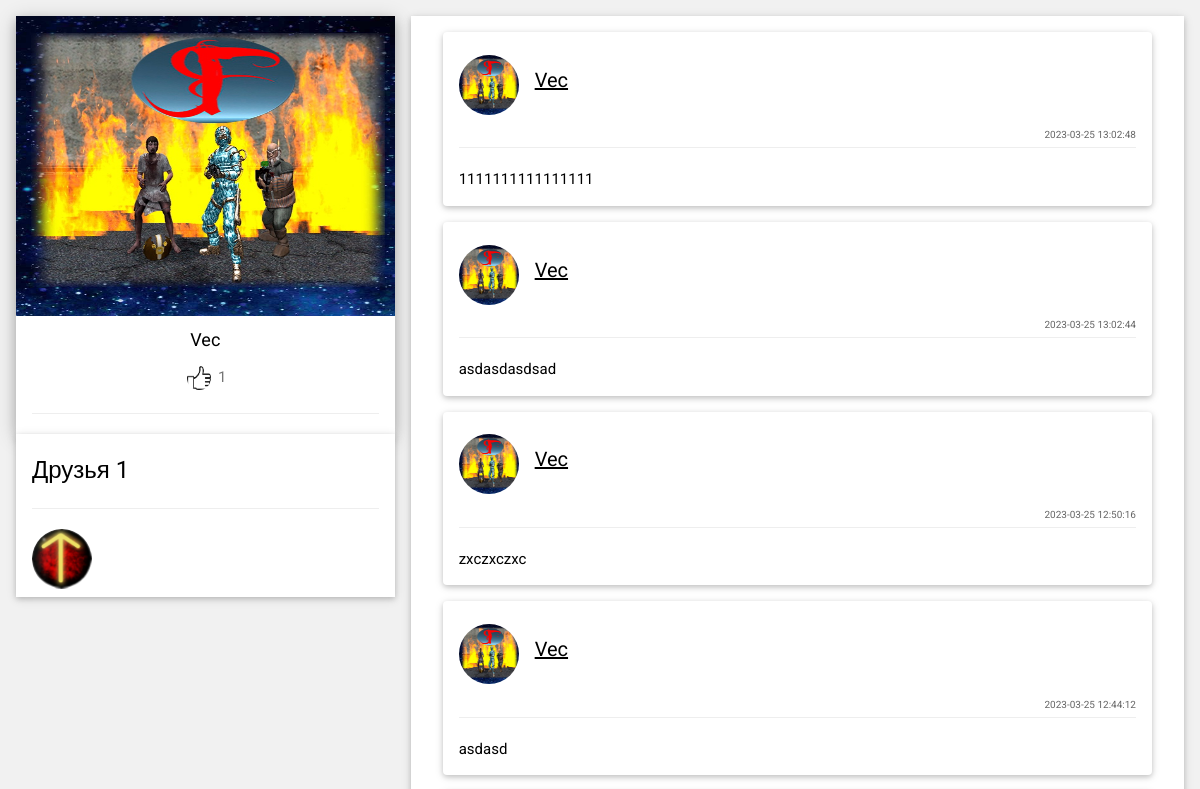
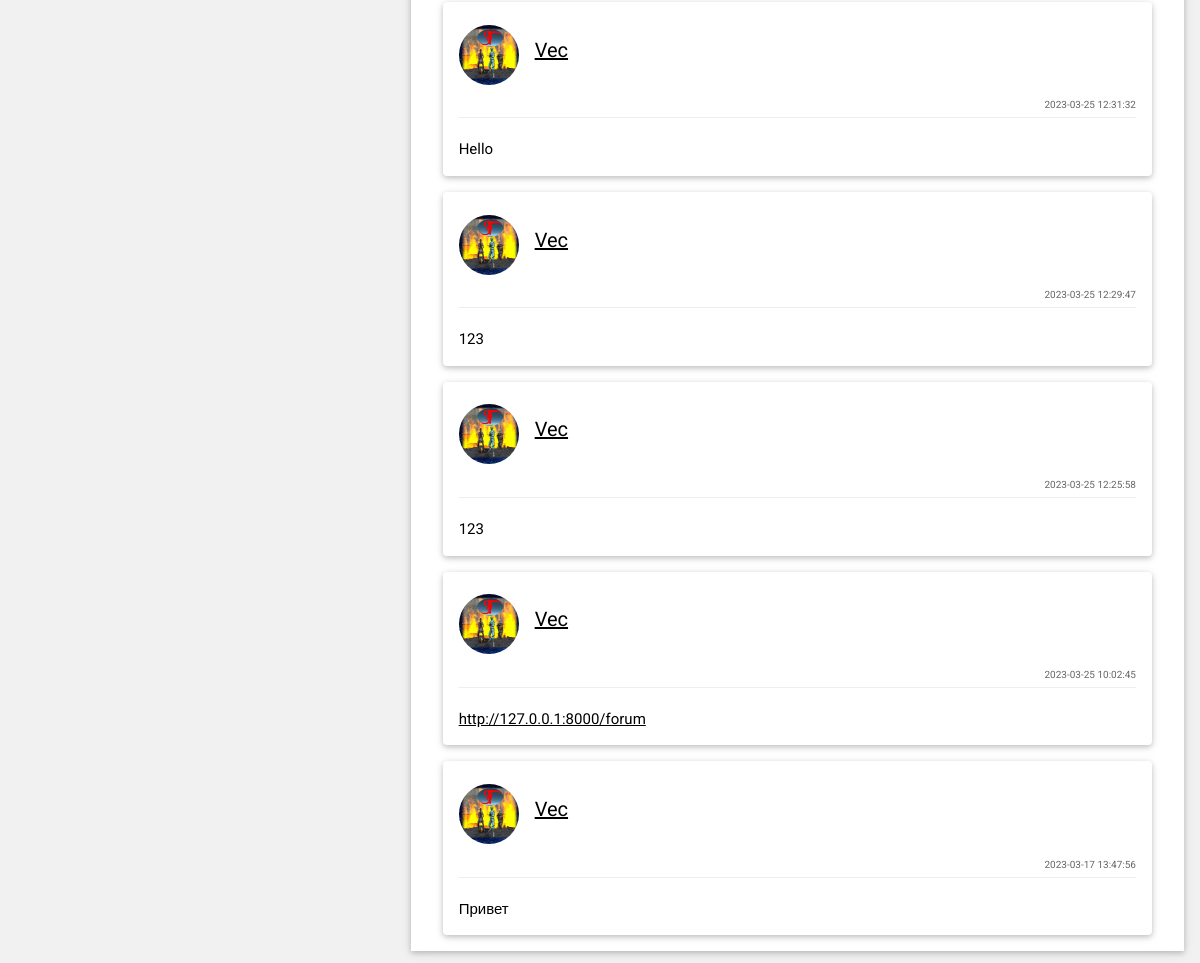
Page /user/1 on the committed database (2 pictures, top to bottom).
### semas_app/views.py (the view)
# urls.py: path('user/<int:id>', views.user),
def user(request, id):
    if request.method != "GET": return HttpResponse("<h1>Страница не найдена: 404</h1>")
    cookie_user_id = request.COOKIES.get("id")  # id зарегистрированного пользователя
    is_authed_user = False
    is_login_user_page = False
    user_info = User.get_info(id)
    if (not id) or (not user_info): return HttpResponse("<h1>Страница не найдена: 404</h1>")
    if cookie_user_id and id:  # Пользователь авторизован и id передано в качестве аргумента
        cookie_user_id = int(cookie_user_id)
        is_authed_user = True
        User.update_time_of_last_action(cookie_user_id)
        if cookie_user_id == id:  # И сидит на своей странице
            is_login_user_page = True
    friend_status = Friend.get_friend_request_status(cookie_user_id, id)
    if user_info["is_blocked"]:
        friend_status = FriendStatus.UNAUTHED.value
    wall_messages = MessageWall.get_wall_messages(id)
    friend_requests_count = Friend.get_friend_requests_count(cookie_user_id)
    friends = Friend.get_friends_user_page(id, 8)
    active_dialogs_count = Dialog.get_active_dialogs_count(cookie_user_id)
    page_likes_count = UserPageLike.get_page_likes_count(id)
    data = {"cookie_user_id": cookie_user_id, "user_id": id, "is_login_user_page": is_login_user_page, \
            "is_authed_user": is_authed_user, "wall_messages": wall_messages, "user_info": user_info, \
            "friend_status": friend_status, "friend_requests_count": friend_requests_count, "friends": friends,\
            "friends_count": len(friends), "active_dialogs_count": active_dialogs_count,
            "page_likes_count": page_likes_count}
    return render(request, "user.html", context=data)

### semas_app/models.py (called while the page is built, shortened)
    def get_wall_messages(user_id):
        if not user_id: return None
        try:
            con = sqlite3.connect(DB_NAME)
            cur = con.cursor()
            result = cur.execute(f"SELECT wall_message.id AS id, senderId, message, user.nick AS nick, user.avatar AS avatar, date FROM wall_message \
             INNER JOIN user ON wall_message.senderId=user.id WHERE receiverId={user_id} ORDER BY date DESC").fetchall()
            return MessageWall.__parse_wall_messages(result)
        except sqlite3.Error as error:
            con.rollback()
            print(f"DataBase error {error.__str__()}")
            return None
        finally:
            con.close()

    def __parse_wall_messages(wall_messages):
        result = list()
        for wall_message in wall_messages:
            id = wall_message[0]
            sender_id = wall_message[1]
            message = wall_message[2]
            nick = wall_message[3]
            avatar = wall_message[4]
            avatar = User.get_avatar_link(avatar, sender_id)
            date = wall_message[5]
            tmp = dict()
            tmp["id"] = id
            tmp["sender_id"] = sender_id
            tmp["message"] = Message.tolink(message)
            tmp["nick"] = nick
            tmp["avatar"] = avatar
            tmp["date"] = date
            result.append(tmp)
        return result

    def get_info(user_id):
        try:
            con = sqlite3.connect(DB_NAME)
            cur = con.cursor()
            result = cur.execute(f"SELECT id, nick, sex, is_blocked, time_of_last_action, avatar \
                FROM user WHERE id={user_id}").fetchall()
            if len(result) == 0:
                return None
            return User.__parse_user_info(result[0])
        except sqlite3.Error as error:
            con.rollback()
            print(f"DataBase error {error.__str__()}")
            return None
        finally:
            con.close()
        return None

    def get_avatar_link(avatar, user_id):
        if not avatar:
            link = f"images/default.png"
        else:
            link = f"images/avatars/{user_id}/{avatar}"
        return link

    def __is_online(time_of_last_action):
        return (((int)(time.time()) - time_of_last_action) < 300)

    def get_friend_requests_count(cookie_user_id):
        if cookie_user_id is None: return 0

    def get_friend_request_status(cookie_user_id: int, user_id):
        if not cookie_user_id: return FriendStatus.UNAUTHED.value

### semas_app/templates/user.html (shortened to what this page needs)
<!DOCTYPE html>
{% load static %}
<html lang="ru">
<head>
<link rel="stylesheet" type="text/css" href="{% static 'css/main.css' %}">
<link rel="stylesheet" type="text/css" href="{% static 'css/w3.css' %}">
</head>
<body class="w3-light-grey">
<div class="w3-content w3-margin-top" style="max-width:1400px;">
  <div class="w3-row-padding">
    <div class="w3-third">
      <div class="w3-white w3-text-grey w3-card-4">
        <div class="w3-display-container">
          <img src="{% static user_info.avatar %}"
			    style="width:100%; height:300px" alt="Avatar" />
        </div>
        <div class="w3-container">
		  <h5 class="w3-text-black w3-center">{{user_info.nick}}</h5>
			<div class="w3-content w3-center">
				{% if is_authed_user and cookie_user_id != user_info.id %}
					<img  class="w3-center like" src="{% static 'images/like.png' %}" onclick="SetPageLike(this,{{ user_info.id }})" />
				{% else %}
					<img  class="w3-center like" src="{% static 'images/like.png' %}" />
				{% endif %}
				{% if page_likes_count %}
					<span id="page_likes_count_span">{{ page_likes_count }}</span>
				{% else %}
					<span id="page_likes_count_span"></span>
				{% endif %}
			</div>
          <hr />
        </div>
      </div>
		  {% if friends %}
			<div class="w3-container w3-card w3-white w3-padding w3-margin-bottom friends_container">
				<h3>Друзья {{ friends_count }}</h3>
				<hr />
				{% for friend in friends %}
							<a href="{{friend.id}}" title="{{friend.nick}}">
							<img style="width:60px;height:60px" class="w3-circle w3-margin-right avatar" src="{% static friend.avatar %}" />
						</a>
				{% endfor %}
			  </div>
		  {% endif %}
	  <br />
    </div>
    <div class="w3-twothird">
      <div class="w3-container w3-card w3-white w3-margin-bottom">
		{% for wall_message in wall_messages %}
			{% if cookie_user_id == user_info.id or cookie_user_id == wall_message.sender_id %}
		  <div class="w3-container w3-card w3-white w3-round w3-margin wall_message_container"
			   	onmouseover="ShowDeleteMsgSpan({{ wall_message.id }})"
		  		onmouseleave="HideDeleteMsgSpan({{ wall_message.id }})" id="#wall_message_container{{ wall_message.id }}">
			  {% else %}
			  				  <div class="w3-container w3-card w3-white w3-round w3-margin wall_message_container">
			  {% endif %}
			  <br>
			<a href = "{{wall_message.sender_id}}" target="_blank">
				<img src="{% static wall_message.avatar %}" alt="Avatar"
					 class="w3-left w3-circle w3-margin-right avatar" style="width:60px;height:60px">
			<h4>{{ wall_message.nick }}</h4>
			</a><br>
			<span class="w3-right w3-opacity small">{{wall_message.date}}</span>
					<hr class="w3-clear">
			<p id="wall_message{{ wall_message.id }}">
			{{wall_message.message|safe}}
			</p>
		</div>
		{% empty %}
		<h6 class="w3-opacity w3-center">Сообщений пока что нет</h6>
		{% endfor %}
	  </div>
	</div>
  </div>
</div>
</body>
</html>

### semas_app/static/css/main.css (style rules this page uses)
.small { font-size: 10px; }
.avatar { width:60px; }
.friends_container .avatar { display:inline-block; }
.wall_message_container { cursor:pointer; }
.like { padding:3px; width:30px; height:30px; border-radius:100%; }

### semas_app/static/css/w3.css (style rules this page uses)
html { box-sizing:border-box }
*,*:before,*:after { box-sizing:inherit }
html { -ms-text-size-adjust:100%;-webkit-text-size-adjust:100% }
body { margin:0 }
a { background-color:transparent }
img { border-style:none }
hr { box-sizing:content-box;height:0;overflow:visible }
html,body { font-family:Verdana,sans-serif;font-size:15px;line-height:1.5 }
html { overflow-x:hidden }
h3 { font-size:24px }
h4 { font-size:20px }
h5 { font-size:18px }
h1,h2,h3,h4,h5,h6 { font-family:"Segoe UI",Arial,sans-serif;font-weight:400;margin:10px 0 }
hr { border:0;border-top:1px solid #eee;margin:20px 0 }
img { vertical-align:middle }
a { color:inherit }
.w3-tooltip,.w3-display-container { position:relative }
.w3-container:after,.w3-container:before,.w3-panel:after,.w3-panel:before,.w3-row:after,.w3-row:before,.w3-row-padding:after,.w3-row-padding:before, .w3-cell-row:before,.w3-cell-row:after,.w3-clear:after,.w3-clear:before,.w3-bar:before,.w3-bar:after { content:"";display:table;clear:both }
.w3-col,.w3-half,.w3-third,.w3-twothird,.w3-threequarter,.w3-quarter { float:left;width:100% }
@media (min-width:601px) { .w3-col.m4,.w3-third { width:33.33333% } }
@media (min-width:601px) { .w3-col.m8,.w3-twothird { width:66.66666% } }
.w3-content,.w3-auto { margin-left:auto;margin-right:auto }
.w3-content { max-width:980px }
.w3-circle { border-radius:50% }
.w3-round,.w3-round-medium { border-radius:4px }
.w3-row-padding,.w3-row-padding>.w3-half,.w3-row-padding>.w3-third,.w3-row-padding>.w3-twothird,.w3-row-padding>.w3-threequarter,.w3-row-padding>.w3-quarter,.w3-row-padding>.w3-col { padding:0 8px }
.w3-container,.w3-panel { padding:0.01em 16px }
.w3-card,.w3-card-2 { box-shadow:0 2px 5px 0 rgba(0,0,0,0.16),0 2px 10px 0 rgba(0,0,0,0.12) }
.w3-card-4,.w3-hover-shadow:hover { box-shadow:0 4px 10px 0 rgba(0,0,0,0.2),0 4px 20px 0 rgba(0,0,0,0.19) }
.w3-opacity,.w3-hover-opacity:hover { opacity:0.60 }
.w3-center { text-align:center!important }
.w3-margin { margin:16px!important }
.w3-margin-top { margin-top:16px!important }
.w3-margin-bottom { margin-bottom:16px!important }
.w3-margin-right { margin-right:16px!important }
.w3-padding { padding:8px 16px!important }
.w3-left { float:left!important }
.w3-right { float:right!important }
.w3-white,.w3-hover-white:hover { color:#000!important;background-color:#fff!important }
.w3-light-grey,.w3-hover-light-grey:hover,.w3-light-gray,.w3-hover-light-gray:hover { color:#000!important;background-color:#f1f1f1!important }
.w3-text-black,.w3-hover-text-black:hover { color:#000!important }
.w3-text-grey,.w3-hover-text-grey:hover,.w3-text-gray,.w3-hover-text-gray:hover { color:#757575!important }

### semas_app/templates/user.html (style rules this page uses)
html,body,h1,h2,h3,h4,h5,h6 { font-family: "Roboto", sans-serif }

### rows in the picture
user: nick "Vec", date "2023-03-25 13:02:48", message "1111111111111111", date "2023-03-25 12:29:47", message "123", date "2023-03-25 12:25:58"
wall_message: nick "Vec", date "2023-03-25 13:02:44", message "asdasdasdsad"
wall_message: nick "Vec", date "2023-03-25 12:50:16", message "zxczxczxc"
wall_message: nick "Vec", date "2023-03-25 12:44:12", message "asdasd"
wall_message: nick "Vec", date "2023-03-25 12:31:32", message "Hello"
wall_message: nick "Vec", date "2023-03-25 10:02:45", message "http://127.0.0.1:8000/forum"
wall_message: nick "Vec", date "2023-03-17 13:47:56", message "Привет"

### other values in the picture
{{ page_likes_count }} "1"
{{ friends_count }} "1"
